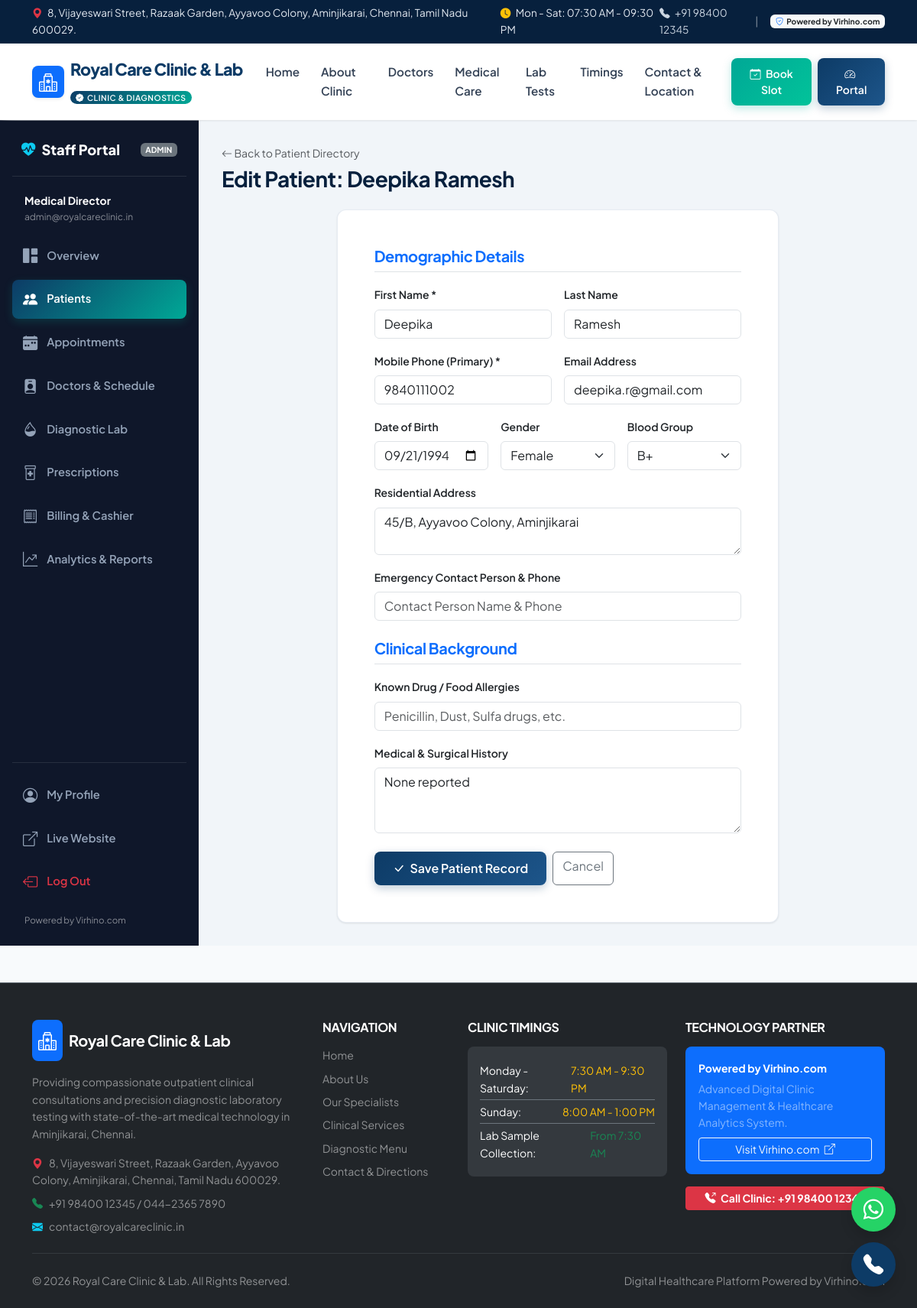
The page /patients/2/edit/ (signed in) on the database its author committed.
### accounts/models.py (models this page shows, shortened)
class User(AbstractUser):
    ROLE_CHOICES = (
        ('admin', 'Administrator'),
        ('doctor', 'Doctor / Specialist'),
        ('receptionist', 'Receptionist / Front Desk'),
        ('lab_technician', 'Lab Technician / Pathologist'),
        ('patient', 'Patient'),
    )
    role = models.CharField(max_length=20, choices=ROLE_CHOICES, default='receptionist')
    phone = models.CharField(max_length=20, unique=True, null=True, blank=True)
    address = models.TextField(blank=True, null=True)
    avatar = models.ImageField(upload_to='avatars/', blank=True, null=True)
    class Meta:
        ordering = ['username']
        verbose_name = 'User'
        verbose_name_plural = 'Users'
    @property
    def is_staff_member(self):
        return self.role in ['admin', 'doctor', 'receptionist', 'lab_technician'] or self.is_staff

### patients/models.py (models this page shows, shortened)
class Patient(models.Model):
    GENDER_CHOICES = (
        ('male', 'Male'),
        ('female', 'Female'),
        ('other', 'Other'),
    )
    BLOOD_GROUP_CHOICES = (
        ('A+', 'A+'), ('A-', 'A-'),
        ('B+', 'B+'), ('B-', 'B-'),
        ('O+', 'O+'), ('O-', 'O-'),
        ('AB+', 'AB+'), ('AB-', 'AB-'),
        ('Unknown', 'Unknown'),
    )
    first_name = models.CharField(max_length=100)
    last_name = models.CharField(max_length=100, blank=True)
    phone = models.CharField(max_length=20, unique=True, db_index=True)
    email = models.EmailField(blank=True, null=True)
    date_of_birth = models.DateField(null=True, blank=True)
    gender = models.CharField(max_length=10, choices=GENDER_CHOICES, default='other')
    blood_group = models.CharField(max_length=10, choices=BLOOD_GROUP_CHOICES, default='Unknown')
    address = models.TextField(blank=True)
    emergency_contact = models.CharField(max_length=100, blank=True, help_text='Name & Phone')
    allergies = models.TextField(blank=True, help_text='Known drug/food allergies')
    medical_history = models.TextField(blank=True, help_text='Past illnesses, chronic conditions, surgeries')
    created_at = models.DateTimeField(auto_now_add=True, db_index=True)
    updated_at = models.DateTimeField(auto_now=True)
    class Meta:
        ordering = ['-created_at']
        indexes = [
            models.Index(fields=['phone']),
            models.Index(fields=['first_name', 'last_name']),
            models.Index(fields=['created_at']),
        ]
    @property
    def full_name(self):
        return f"{self.first_name} {self.last_name}".strip()

### patients/views.py (the view)
# urls.py: path('<int:pk>/edit/', views.patient_edit, name='patient_edit'),
@login_required
@staff_required
def patient_edit(request, pk):
    patient = get_object_or_404(Patient, pk=pk)
    if request.method == 'POST':
        form = PatientForm(request.POST, instance=patient)
        if form.is_valid():
            form.save()
            messages.success(request, f'Patient record for "{patient.full_name}" updated.')
            return redirect('patient_detail', pk=patient.pk)
    else:
        form = PatientForm(instance=patient)
    return render(request, 'patients/form.html', {'form': form, 'patient': patient, 'title': f'Edit Patient: {patient.full_name}'})

### website/context_processors.py (called while the page is built)
def clinic_info(request):
    return {
        'CLINIC': settings.CLINIC_METADATA,
    }

### templates/patients/form.html (shortened to what this page needs)
{% extends 'dashboard_base.html' %}
{% block dashboard_content %}
<div class="d-flex justify-content-between align-items-center mb-4">
  <div>
    <a href="{% url 'patient_list' %}" class="small text-muted text-decoration-none"><i class="bi bi-arrow-left"></i> Back to Patient Directory</a>
    <h3 class="fw-bold mb-0 mt-1">{{ title }}</h3>
  </div>
</div>
<div class="row justify-content-center">
  <div class="col-lg-8">
    <div class="card card-custom p-4 p-md-5">
      <form method="POST">
        <h5 class="fw-bold text-primary mb-3 pb-2 border-bottom">Demographic Details</h5>
        <div class="row g-3 mb-4">
          <div class="col-md-6">
            <label class="form-label small fw-semibold">First Name *</label>
            {{ form.first_name }}
          </div>
          <div class="col-md-6">
            <label class="form-label small fw-semibold">Last Name</label>
            {{ form.last_name }}
          </div>
          <div class="col-md-6">
            <label class="form-label small fw-semibold">Mobile Phone (Primary) *</label>
            {{ form.phone }}
          </div>
          <div class="col-md-6">
            <label class="form-label small fw-semibold">Email Address</label>
            {{ form.email }}
          </div>
          <div class="col-md-4">
            <label class="form-label small fw-semibold">Date of Birth</label>
            {{ form.date_of_birth }}
          </div>
          <div class="col-md-4">
            <label class="form-label small fw-semibold">Gender</label>
            {{ form.gender }}
          </div>
          <div class="col-md-4">
            <label class="form-label small fw-semibold">Blood Group</label>
            {{ form.blood_group }}
          </div>
          <div class="col-12">
            <label class="form-label small fw-semibold">Residential Address</label>
            {{ form.address }}
          </div>
          <div class="col-12">
            <label class="form-label small fw-semibold">Emergency Contact Person & Phone</label>
            {{ form.emergency_contact }}
          </div>
        </div>
        <h5 class="fw-bold text-primary mb-3 pb-2 border-bottom">Clinical Background</h5>
        <div class="row g-3 mb-4">
          <div class="col-12">
            <label class="form-label small fw-semibold">Known Drug / Food Allergies</label>
            {{ form.allergies }}
          </div>
          <div class="col-12">
            <label class="form-label small fw-semibold">Medical & Surgical History</label>
            {{ form.medical_history }}
          </div>
        </div>
        <div class="d-flex gap-2">
          <button type="submit" class="btn btn-primary-custom px-4">
            <i class="bi bi-check-lg me-1"></i> Save Patient Record
          </button>
          <a href="{% url 'patient_list' %}" class="btn btn-outline-secondary">Cancel</a>
        </div>
      </form>
    </div>
  </div>
</div>
{% endblock %}

### templates/dashboard_base.html
{% extends 'base.html' %}
{% load static %}
{% block content %}
<div class="dashboard-layout">
  <aside class="sidebar no-print">
    <div>
      <div class="sidebar-brand d-flex align-items-center justify-content-between">
        <div class="d-flex align-items-center gap-2">
          <i class="bi bi-heart-pulse-fill text-info"></i>
          <span>Staff Portal</span>
        </div>
        <span class="badge bg-secondary text-uppercase" style="font-size: 0.65rem;">{{ user.role }}</span>
      </div>
      <div class="px-3 mb-3 text-white-50 small">
        <div class="fw-bold text-white">{{ user.get_full_name|default:user.username }}</div>
        <div style="font-size: 0.75rem;">{{ user.email }}</div>
      </div>
      <ul class="sidebar-nav">
        <li>
          <a href="{% url 'dashboard' %}" class="sidebar-link {% if request.resolver_match.url_name == 'dashboard' %}active{% endif %}">
            <i class="bi bi-grid-1x2-fill"></i>
            <span>Overview</span>
          </a>
        </li>
        <li>
          <a href="{% url 'patient_list' %}" class="sidebar-link {% if 'patient' in request.resolver_match.url_name %}active{% endif %}">
            <i class="bi bi-people-fill"></i>
            <span>Patients</span>
          </a>
        </li>
        <li>
          <a href="{% url 'appointment_list' %}" class="sidebar-link {% if 'appointment' in request.resolver_match.url_name %}active{% endif %}">
            <i class="bi bi-calendar-week-fill"></i>
            <span>Appointments</span>
          </a>
        </li>
        <li>
          <a href="{% url 'doctor_list' %}" class="sidebar-link {% if 'doctor' in request.resolver_match.url_name %}active{% endif %}">
            <i class="bi bi-person-badge-fill"></i>
            <span>Doctors & Schedule</span>
          </a>
        </li>
        <li>
          <a href="{% url 'lab_dashboard' %}" class="sidebar-link {% if 'lab' in request.resolver_match.url_name %}active{% endif %}">
            <i class="bi bi-droplet-half"></i>
            <span>Diagnostic Lab</span>
          </a>
        </li>
        <li>
          <a href="{% url 'prescription_list' %}" class="sidebar-link {% if 'prescription' in request.resolver_match.url_name %}active{% endif %}">
            <i class="bi bi-prescription2"></i>
            <span>Prescriptions</span>
          </a>
        </li>
        <li>
          <a href="{% url 'invoice_list' %}" class="sidebar-link {% if 'invoice' in request.resolver_match.url_name %}active{% endif %}">
            <i class="bi bi-receipt"></i>
            <span>Billing & Cashier</span>
          </a>
        </li>
        <li>
          <a href="{% url 'analytics_dashboard' %}" class="sidebar-link {% if 'analytics' in request.resolver_match.url_name or 'report' in request.resolver_match.url_name %}active{% endif %}">
            <i class="bi bi-graph-up-arrow"></i>
            <span>Analytics & Reports</span>
          </a>
        </li>
      </ul>
    </div>
    <div class="pt-3 border-top border-secondary border-opacity-25">
      <ul class="sidebar-nav">
        <li>
          <a href="{% url 'profile' %}" class="sidebar-link {% if request.resolver_match.url_name == 'profile' %}active{% endif %}">
            <i class="bi bi-person-circle"></i>
            <span>My Profile</span>
          </a>
        </li>
        <li>
          <a href="{% url 'home' %}" class="sidebar-link" target="_blank">
            <i class="bi bi-box-arrow-up-right"></i>
            <span>Live Website</span>
          </a>
        </li>
        <li>
          <a href="{% url 'logout' %}" class="sidebar-link text-danger">
            <i class="bi bi-box-arrow-left"></i>
            <span>Log Out</span>
          </a>
        </li>
      </ul>
      <div class="mt-3 px-3 small text-white-50" style="font-size: 0.72rem;">
        {{ CLINIC.BRAND }}
      </div>
    </div>
  </aside>
  <main class="main-content">
    {% block dashboard_content %}{% endblock %}
  </main>
</div>
{% endblock %}

### static/css/style.css (style rules this page uses)
:root { --primary-color: #0d3b66; --primary-dark: #07203d; --primary-light: #1d558a; --secondary-color: #00a896; --secondary-light: #02c39a; --accent-color: #f4a261; --accent-red: #e76f51; --success-color: #10b981; --warning-color: #f59e0b; --info-color: #0284c7; --dark-slate: #0f172a; --text-primary: #1e293b; --text-muted: #64748b; --bg-light: #f8fafc; --bg-white: #ffffff; --card-border: rgba(226, 232, 240, 0.8); --shadow-sm: 0 1px 3px rgba(0,0,0,0.06), 0 1px 2px rgba(0,0,0,0.04); --shadow-md: 0 4px 6px -1px rgba(0,0,0,0.08), 0 2px 4px -1px rgba(0,0,0,0.04); --shadow-lg: 0 10px 15px -3px rgba(0,0,0,0.08), 0 4px 6px -2px rgba(0,0,0,0.04); --shadow-xl: 0 20px 25px -5px rgba(0,0,0,0.1), 0 10px 10px -5px rgba(0,0,0,0.04); --border-radius: 12px; --border-radius-sm: 8px; --transition: all 0.25s cubic-bezier(0.4, 0, 0.2, 1); }
body { font-family: 'Plus Jakarta Sans', 'Inter', -apple-system, BlinkMacSystemFont, "Segoe UI", Roboto, sans-serif; color: var(--text-primary); background-color: var(--bg-light); line-height: 1.6; overflow-x: hidden; }
h1, h2, h3, h4, h5, h6 { font-weight: 700; color: var(--primary-dark); letter-spacing: -0.02em; }
.card-custom { background: var(--bg-white); border: 1px solid var(--card-border); border-radius: var(--border-radius); box-shadow: var(--shadow-sm); transition: var(--transition); overflow: hidden; }
.btn-primary-custom { background: linear-gradient(135deg, var(--primary-color) 0%, var(--primary-light) 100%); color: white; border: none; font-weight: 600; padding: 10px 22px; border-radius: var(--border-radius-sm); transition: var(--transition); box-shadow: 0 4px 12px rgba(13, 59, 102, 0.25); }
.dashboard-layout { display: flex; min-height: calc(100vh - 65px); }
.sidebar { width: 260px; background: #0f172a; color: #cbd5e1; padding: 24px 16px; flex-shrink: 0; display: flex; flex-direction: column; justify-content: space-between; }
.sidebar-brand { font-size: 1.15rem; font-weight: 800; color: white; padding: 0 12px 20px; border-bottom: 1px solid rgba(255,255,255,0.1); margin-bottom: 20px; }
.sidebar-nav { list-style: none; padding: 0; margin: 0; display: flex; flex-direction: column; gap: 6px; }
.sidebar-link { display: flex; align-items: center; gap: 12px; padding: 10px 14px; color: #94a3b8; text-decoration: none; font-weight: 600; font-size: 0.92rem; border-radius: var(--border-radius-sm); transition: var(--transition); }
.sidebar-link i { font-size: 1.2rem; }
.sidebar-link:hover, .sidebar-link.active { color: white; background: rgba(255, 255, 255, 0.08); }
.sidebar-link.active { background: linear-gradient(135deg, var(--primary-color), var(--secondary-color)); color: white; box-shadow: 0 4px 12px rgba(0, 168, 150, 0.2); }
.main-content { flex-grow: 1; padding: 30px; background-color: #f1f5f9; overflow-y: auto; }

### rows shown on the page
User: role "ADMIN", get_full_name "Medical Director", email "admin@royalcareclinic.in"
Patient: first_name "Deepika", last_name "Ramesh", phone "9840111002", email "deepika.r@gmail.com", date_of_birth "09/21/1994", gender "Female", blood_group "B+", address "45/B, Ayyavoo Colony, Aminjikarai", medical_history "None reported"

### other values the page prints
{{ CLINIC.ADDRESS }} "8, Vijayeswari Street, Razaak Garden, Ayyavoo Colony, Aminjikarai, Chennai, Tamil Nadu 600029."
{{ CLINIC.HOURS_WEEKDAY }} "Mon - Sat: 07:30 AM - 09:30 PM"
{{ CLINIC.PHONE }} "+91 98400 12345"
{{ CLINIC.BRAND }} "Powered by Virhino.com"
{{ CLINIC.NAME }} "Royal Care Clinic & Lab"
{{ title }} "Edit Patient: Deepika Ramesh"
{{ CLINIC.LANDLINE }} "044-2365 7890"
{{ CLINIC.EMAIL }} "contact@royalcareclinic.in"
